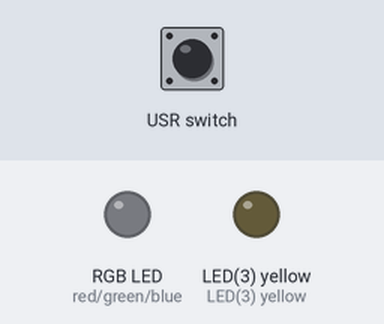
Bench run of a program on a simulated pyboard running MicroPython. Shown: an RGB LED mixed from three pins (HIGH = lit), output pins drawn as LEDs (lit = HIGH). Inputs (shaded band) come from the test bench. Dim RGB values are drawn brighter than linear.

Above: at 1.2 s.
1.3 s: USR switch pressed for 1 s
At 1.46 s:
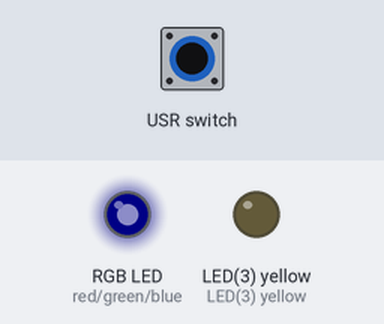
4.3 s: USR switch pressed for 3.2 s
At 5.36 s:
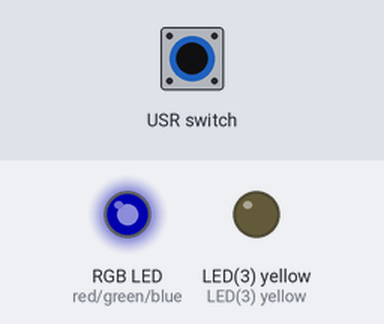
9.0 s: USR switch pressed for 3.2 s
13.7 s: USR switch pressed for 3.2 s
At 15.63 s:
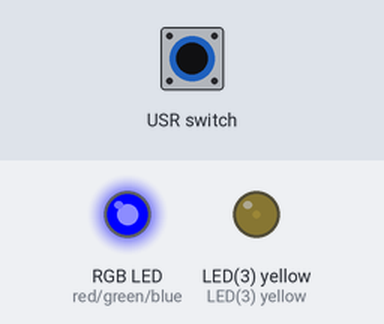
18.4 s: USR switch pressed for 3.2 s
At 19.86 s:
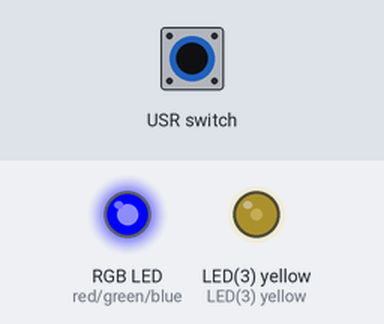
23.6 s: USR switch held down
At 27.72 s:
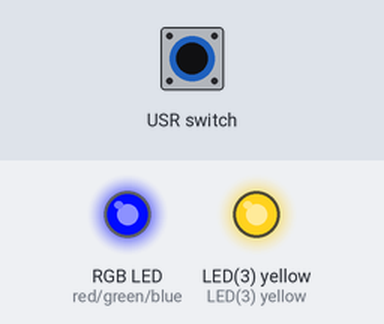
Timing chart, 0 to 30.8 s (numbered marks = the images above; inputs shaded):
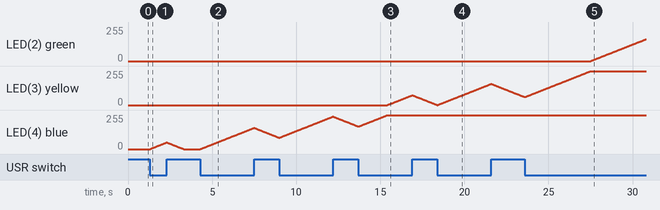

The program:

lightFading.py
```python
# main.py -- put your code here!

import pyb

led4 = pyb.LED(4)
led3 = pyb.LED(3)
led2 = pyb.LED(2)
led1 = pyb.LED(1)

sw = pyb.Switch()

intensity4 = 0
intensity3 = 0
intensity2 = 0
intensity1 = 0

led4.on()
led4.intensity(0)
led3.on()
led3.intensity(0)
led2.on()
led2.intensity(0)
led1.on()
led1.intensity(0)

while True:
    if sw():
        intensity4 = min(255, intensity4 +1)
    else:
        if intensity3 == 0:
            intensity4 = max(0, intensity4 - 1)

    if sw():
        if intensity4 == 255:
            intensity3 = min(255, intensity3 +1)
    else:
        if intensity2 == 0:
            intensity3 = max(0, intensity3 -1)

    if sw():
        if intensity3 == 255:
            intensity2 = min(255, intensity2 +1)
    else:
        if intensity1 == 0:
            intensity2 = max(0, intensity2 -1)

    if sw():
        if intensity2 == 255:
            intensity1 = min(255, intensity1 +1)
    else:
            intensity1 = max(0, intensity1 -1)
    led4.intensity(intensity4)
    led3.intensity(intensity3)
    led2.intensity(intensity2)
    led1.intensity(intensity1)
    pyb.delay(20)
```

Measured:
- after the input at 1.3 s, LED(4) blue: rises from 0/255 to 50/255 in 0.99 s, then falls to 0/255 in 1.0 s
- after the input at 4.3 s, LED(4) blue: rises from 0/255 to 159/255 in 3.2 s, then falls to 85/255 in 1.5 s
- after the input at 13.7 s, LED(3) yellow: rises from 0/255 to 74/255 in 1.5 s, then falls to 0/255 in 1.5 s
- after the input at 18.4 s, LED(3) yellow: rises from 0/255 to 159/255 in 3.2 s, then falls to 60/255 in 2.0 s; LED(4) blue: stays 255/255 (without the input it goes to 254/255 after 0.01 s)
- after the input at 23.6 s, LED(2) green: moves from 0/255 to 164/255 over 3.3 s, starting after 3.9 s; LED(4) blue: stays 255/255 (without the input it goes to 254/255 after 1.2 s)
